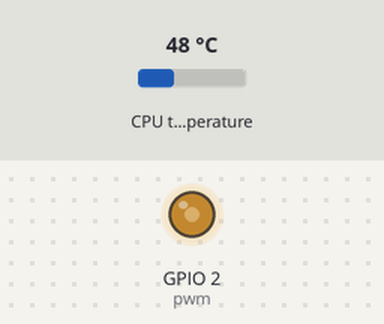
The program below on a simulated Raspberry Pi (BCM pin numbers). Shown: output pins drawn as LEDs (lit = HIGH). Inputs (shaded band) come from the test bench; at power-on: CPU temperature 48 °C.

Above: at 0.2 s.
Timing chart, 0 to 1.7 s (numbered marks = the images above):
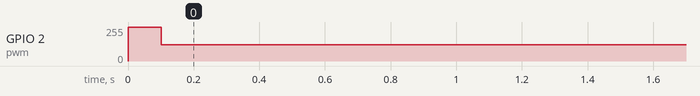

Measured:
- by itself, GPIO 2 (pwm): 0/255 → 255/255 at 0.00 s, → 122/255 0.10 s later

The program:

tcf.py
```python
#!/usr/bin/env python
# encoding: utf-8
# 随温度变化，自动控制风扇转速代码

import RPi.GPIO
import time

RPi.GPIO.setwarnings(False)
RPi.GPIO.setmode(RPi.GPIO.BCM)
RPi.GPIO.setup(2, RPi.GPIO.OUT)
pwm = RPi.GPIO.PWM(2, 100)
RPi.GPIO.setwarnings(False)

# 设置风扇开始关闭温度
start = 40
stop = 27
fan = False

# 定义变量：风扇速度和上次温度
speed = 0
prv_temp = 0

try:
    while True:
        # 读取温度
        with open('/sys/class/thermal/thermal_zone0/temp') as f:
            cur = int(f.read()) / 1000

        # 如果温度高于临界值，开开始风扇
        if not fan and cur >= start:
            # 启动时防止风扇卡死先全功率转0.1秒
            if prv_temp < start:
                pwm.start(0)
                pwm.ChangeDutyCycle(100)
                time.sleep(.1)

            # 根据温度调节风扇速率
            speed = min(cur, 100)
            pwm.ChangeDutyCycle(speed)
            fan = True

        # 如果温度小于临界值，开停止风扇
        if fan and cur <= stop:
            pwm.stop()
            fan = False
            prv_temp = cur
        time.sleep(1)
except KeyboardInterrupt:
    pwm.stop()
```
